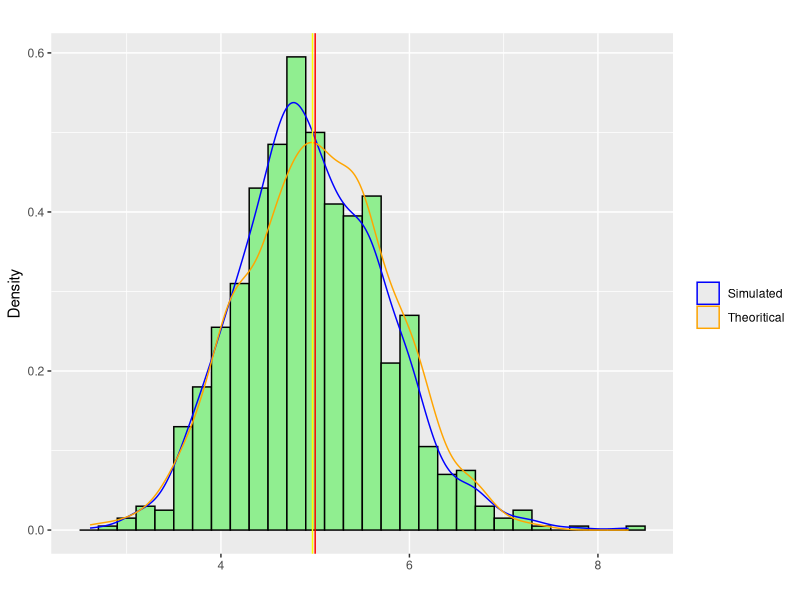

This chart was generated by the following R code:
## ---- chunk 1
library(knitr)
library(ggplot2)

## checking existence of a folder named "figure", if not then creating one to store plot figures
figureDir <- 'figure'
if (!file.exists(figureDir)){
    dir.create(figureDir)
} 
## ---- chunk 2
set.seed(12345)
lambda <- 0.2
n <- 40
numSim <- 1000

simMatrix <- replicate(numSim, rexp(n, rate = lambda))
simColMeans <- colMeans(simMatrix)
sampleMean <- mean(simColMeans)
sampleSD <- sd(simColMeans)
normalMean <- 1/lambda
normalSD <- 1/lambda/sqrt(40)

data <- data.frame(x = simColMeans, y = rnorm(1000, mean = normalMean, sd = normalSD))

## ---- chunk 3
p <- ggplot(data, aes(x = x))
p <- p +  geom_histogram(aes(y = ..density..), fill = I("lightgreen"), col = I("black"), binwidth = 0.2) 
p <- p + geom_density(aes(colour = "1")) + labs(x = "", y = "Density", title = "") 
p <- p +  geom_density(aes(x = y, colour = "2")) 
p <- p + geom_vline(color = "red", xintercept = 1/lambda)
p <- p + geom_vline(color = "yellow", xintercept = sampleMean)
p <- p + labs(x = "", y = "Density", title = "")
p <- p + scale_colour_manual(values=c("1"="blue", "2"="orange"), name="", labels = c("Simulated", "Theoritical"))

ggsave(file.path(figureDir, "plot1.png"), width=6.4, height=4.8, dpi=100)
